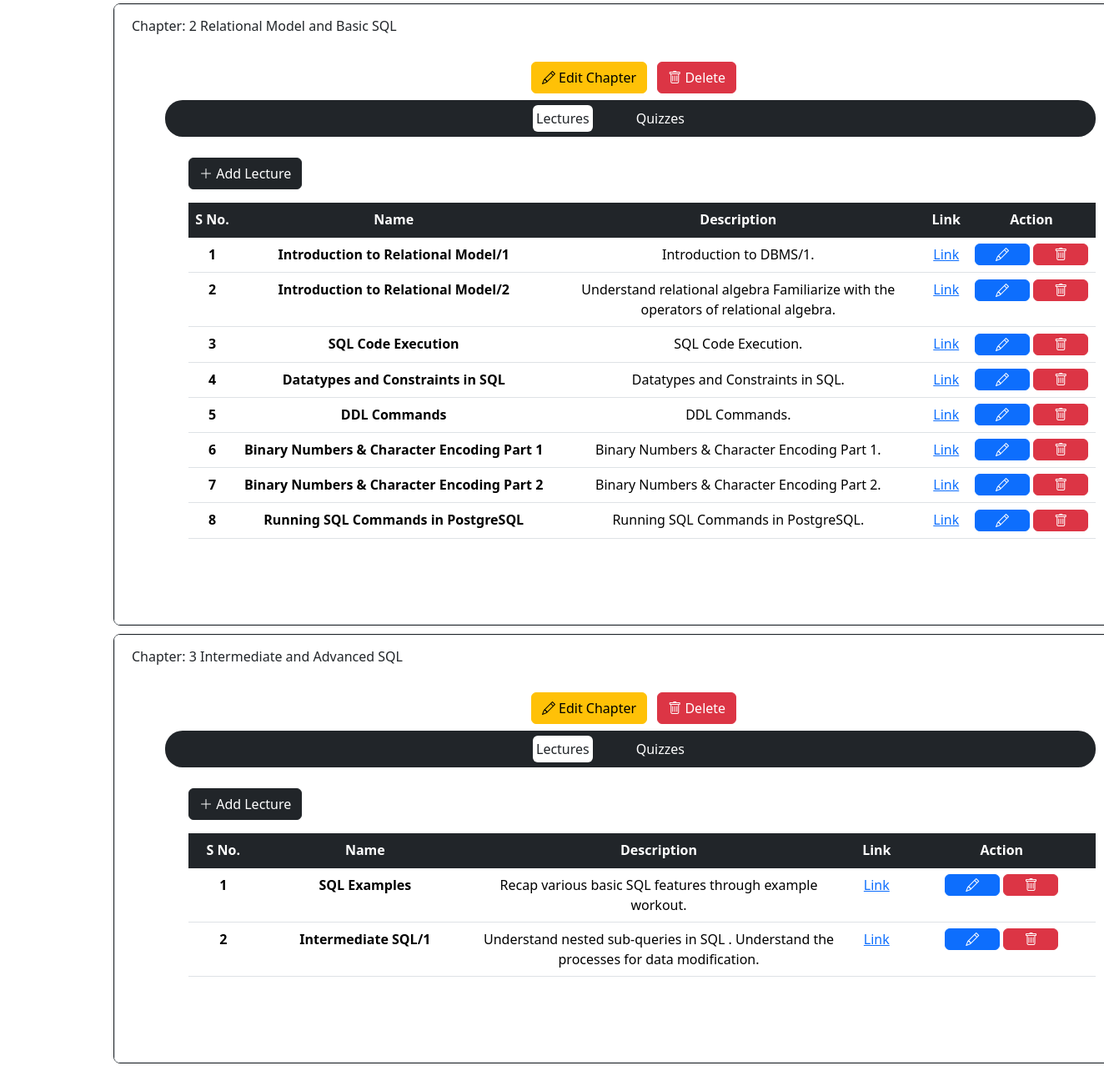
/admin_module/1 (lower part), run on an earlier commit of the app's database.
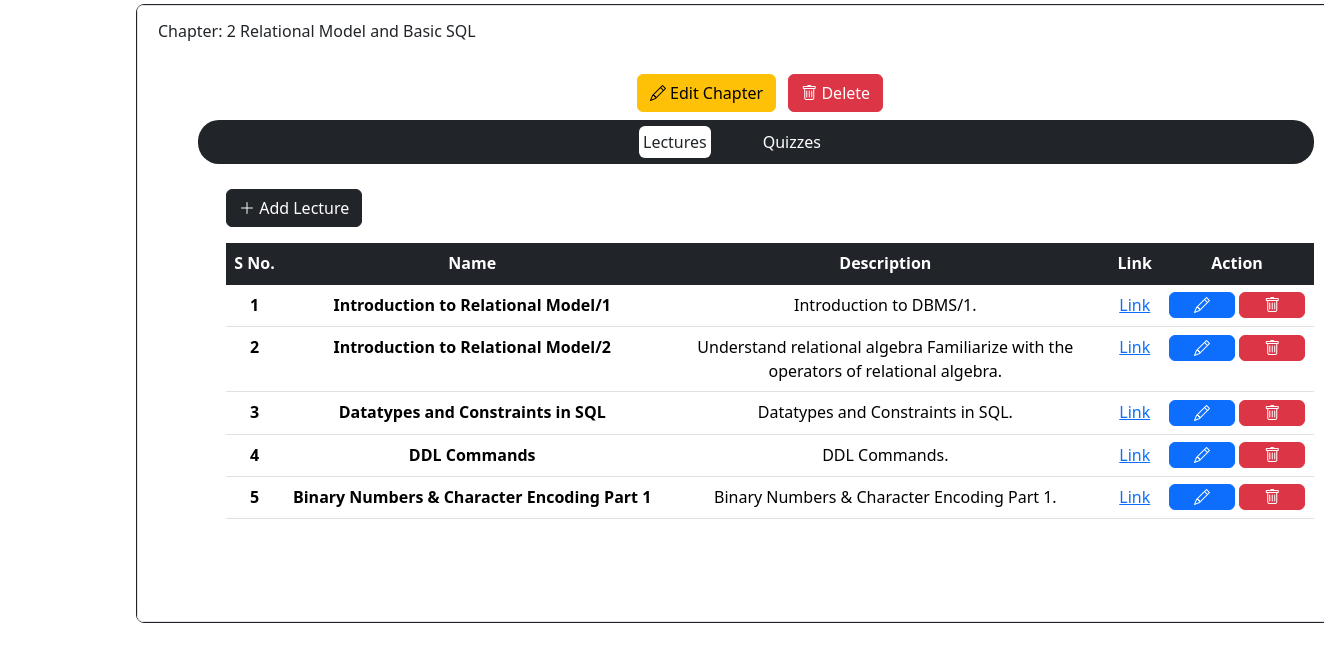
And on a later commit of the database.
### application/models.py (models this page shows)
class Chapter(db.Model):  # Chapter Model
    id = db.Column(db.Integer, primary_key=True)
    name = db.Column(db.String(), nullable=False)
    description = db.Column(db.String(), nullable=False)
    subject_id = db.Column(db.Integer, db.ForeignKey("subject.id", ondelete="CASCADE"), nullable=False)
    lectures = db.relationship("Lecture", backref="thatlecturechapter", cascade="all, delete-orphan")
    quizzes = db.relationship("Quiz", backref="thatquizchapter", cascade="all, delete-orphan")

class Lecture(db.Model):  # Lecture Model
    id = db.Column(db.Integer, primary_key=True)
    name = db.Column(db.String(), nullable=False)
    description = db.Column(db.String(), nullable=False)
    link = db.Column(db.String(), nullable=False)
    chapter_id = db.Column(db.Integer, db.ForeignKey("chapter.id", ondelete="CASCADE"), nullable=False)
    quizzes = db.relationship("Quiz", backref='thisquiz', cascade="all, delete-orphan")

### application/controllers.py (the view, shortened to what this page needs)
@app.route("/admin_module/<int:subject_id>", methods=["GET", "POST"])
def admin_module(subject_id):
    if request.method == 'GET':
        subject = Subject.query.get(subject_id)
        chapters = Chapter.query.filter_by(subject_id=subject_id).all()
        chapter_ids = [chapter.id for chapter in chapters]
        lectures = {}
        quizzes = {}
        for chapter_id in chapter_ids:
            lectures[chapter_id] = Lecture.query.filter_by(chapter_id=chapter_id).all()
            quizzes[chapter_id] = Quiz.query.filter_by(chapter_id=chapter_id).all()
            print(quizzes)
        this_user = User.query.filter_by(type="admin").first()
        return render_template("admin/admin_module.html", subject=subject, chapters=chapters, lectures=lectures,quizzes=quizzes, this_user=this_user)

### templates/admin/admin_module.html (shortened to what this page needs)
{% extends 'base/admin_base.html' %}
{% block admin_content %}
<div class="px-4 text-center">
    <div class="container">
        <div style="width: 1268px; margin-left: 4px;">
            <div style="padding-left: 28px; padding-bottom: 70px; padding-top: 25px;">
                    {% for chapter in chapters %}
                    <div class="accordion border border-dark" id="accordionPanelsStayOpenExample">
                        <div class="accordion-item">
                            <h2 class="accordion-header">
                                <button class="accordion-button collapsed" type="button" data-bs-toggle="collapse" data-bs-target="#{{ chapter.id }}" aria-expanded="false" aria-controls="collapsTwo" fdprocessedid="58sgg4">
                                        Chapter: {{ loop.index }} {{ chapter.name }}
                                </button>
                            </h2>
                            <div id="{{ chapter.id }}" class="accordion-collapse collapse show">
                                <div class="accordion-body">
                                    <div>
                                        <button type="button" class="btn btn-warning me-auto mx-2 mb-2" id="sub{{ chapter.id }}" value="{{ chapter.id }}" onclick="getChapterDetails('{{ chapter.id }}')" data-bs-toggle="modal" data-bs-target="#modifyChapterModal"><i class="bi bi-pencil"></i> Edit Chapter</button>
                                        <button type="button" class="btn btn-danger me-auto mx-2 mb-2" onclick="fillChapterDeleteModal('{{ chapter.id }}','{{  chapter.name }}')" data-bs-toggle="modal" data-bs-target="#deleteChapterModal"><i class="bi bi-trash"></i> Delete</button>
                                        <div class="container">
                                            <ul class="nav nav-pills justify-content-sm-center mb-0 px-3 bg-dark chapter-bar" id="course-pills-tab00" role="tablist">
                                                <li class="nav-item me-2 me-sm-5" role="presentation">
                                                    <button class="nav-link mb-2 mb-md-0 active p-1" id="chapter-head-lecture-{{ chapter.id}}" data-bs-toggle="pill" data-bs-target="#chapter-content-lecture-{{ chapter.id}}" type="button" role="tab" aria-controls="course-pills-tabs-11" aria-selected="false" tabindex="-1">Lectures</button>
                                                </li>
                                                <li class="nav-item me-2 me-sm-5" role="presentation">
                                                    <button class="nav-link mb-2 mb-md-0 p-1" id="chapter-head-quizzes-{{ chapter.id}}" data-bs-toggle="pill" data-bs-target="#chapter-content-quizzes-{{ chapter.id}}" type="button" role="tab" aria-controls="course-pills-tabs-22" aria-selected="false" tabindex="-1">Quizzes</button>
                                                </li>
                                            </ul>
                                            <div class="tab-content" id="course-pills-tabContent00">
                                                <div class="tab-pane fade active show" id="chapter-content-lecture-{{ chapter.id}}" role="tabpanel" aria-labelledby="course-pills-tab-1" style="padding-left: 28px; padding-bottom: 70px; padding-top: 25px;">
                                                    <div class="d-flex mb-3">
                                                        <button type="button" class="btn btn-dark me-auto" onclick="addLectureAction('{{ chapter.id }}')" data-bs-toggle="modal" data-bs-target="#addLectureModal"><i class="bi bi-plus-lg"></i> Add Lecture</button>
                                                    </div>
                                                    <table class="table table-hover">
                                                        <thead class="table-dark">
                                                        <tr>
                                                            <th scope="col">S No.</th>
                                                            <th scope="col">Name</th>
                                                            <th scope="col">Description</th>
                                                            <th scope="col">Link</th>
                                                            <th scope="col">Action</th>
                                                        </tr>
                                                        </thead>
                                                        <tbody class="table-group-divider">
                                                        {% for lecture in lectures[chapter.id] %}
                                                        <tr>
                                                            <th scope="row">{{ loop.index }}</th>
                                                            <td class="fw-semibold">{{ lecture.name }}</td>
                                                            <td class="text-wrap" style="width: 28rem;" >{{ lecture.description }}</td>
                                                            <td><a href="{{ lecture.link }}">Link</a></td>
                                                            <td>
                                                                <button type="button" class="btn btn-primary view-btn" id="chap{{ lecture.id }}" value="{{ lecture.id }}" onclick="getLectureDetails('{{ lecture.id }}')" data-bs-toggle="modal" data-bs-target="#modifyLectureModal"><i class="bi bi-pencil"></i></button>
                                                                <button type="button" class="btn btn-danger view-btn" onclick="fillLectureDeleteModal('{{ lecture.id }}','{{  lecture.name }}')" data-bs-toggle="modal" data-bs-target="#deleteLectureModal"><i class="bi bi-trash"></i></button>
                                                            </td>
                                                        </tr>
                                                        {% endfor %}
                                                        </tbody>
                                                    </table>
                                                </div>
                                            </div>
                                        </div>
                                    </div>
                                </div>
                            </div>
                        </div>
                    </div>
                    {% endfor %}
            </div>
        </div>
    </div>
</div>
{% endblock %}

### templates/base/admin_base.html (shortened to what this page needs)
{% extends 'base/base.html' %}
{% block page_css %}
  <link rel="stylesheet" href="/static/admin.css">
{% endblock %}
{% block page_body %}
  <main class="position asbolute">
    {% block admin_content %} {% endblock %}
  </main>
{% endblock %}

### templates/base/base.html (shortened to what this page needs)
<!doctype html>
<html lang="en">
<head>
    <link rel="stylesheet" href="/static/base.css">
    <link href="https://cdn.jsdelivr.net/npm/bootstrap@5.3.3/dist/css/bootstrap.min.css" rel="stylesheet"
>
    <link rel="stylesheet" href="https://cdn.jsdelivr.net/npm/bootstrap-icons@1.11.3/font/bootstrap-icons.min.css">
    <link rel="stylesheet" href="https://cdnjs.cloudflare.com/ajax/libs/font-awesome/6.5.1/css/all.min.css">
    {% block page_css %} {% endblock %}
</head>
<body>
<main>
    {% block page_body %} {% endblock %}
</main>
</body>
</html>

### static/base.css (style rules this page uses)
html, body { height: 100%; margin: 0; display: flex; flex-direction: column; }
main { flex-grow: 1; }

### templates/admin/admin_module.html (style rules this page uses)
.view-btn { padding: 0px 24px; margin-top: -3px; }
.nav-pills .nav-link.active, .nav-pills .show>.nav-link { color: #212529; background-color: #fff; }
.nav-link { color: #fff; }
.accordion { margin-bottom: 10px; border-radius: 8px; }
.chapter-bar { border-radius: 21px; height: auto; padding: 6px 0px; }

What changed in the data, as far as the page shows it:
removed Lecture: name "SQL Code Execution", description "SQL Code Execution.", {{ lecture.id }} 11 (drawn)
removed Lecture: name "Binary Numbers & Character Encoding Part 2", description "Binary Numbers & Character Encoding Part 2.", {{ lecture.id }} 15 (drawn)
removed Lecture: name "Running SQL Commands in PostgreSQL", description "Running SQL Commands in PostgreSQL.", {{ lecture.id }} 16 (drawn)
removed Chapter: name "Intermediate and Advanced SQL", {{ chapter.id }} 5 (drawn)
removed Lecture: name "SQL Examples", description "Recap various basic SQL features through example workout.", {{ lecture.id }} 9 (drawn), shown under "Intermediate and Advanced SQL"
removed Lecture: name "Intermediate SQL/1", description "Understand nested sub-queries in SQL . Understand the processes for data modification.", {{ lecture.id }} 10 (drawn), shown under "Intermediate and Advanced SQL"
